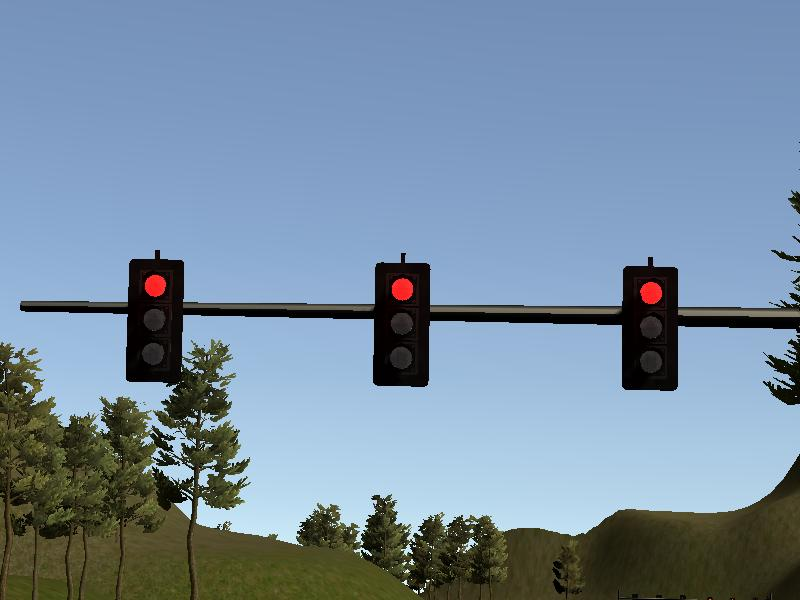
#> input picture ros/src/tl_detector/simbags/0.png, 800 x 600 px; its folder holds only this picture in this run
$ python -i opencv_detector.py   (imports and definitions only)
#> lines starting #> are read from the running program, lines starting #| are printed output that depends on the picture; after the words box and inside, x2 and y2 are one past the last pixel; in counts of white or black regions, pixels touching at a corner belong together
#> further down, picture is the input picture: shape (600, 800, 3); mean B, G, R 160.4, 140.3, 119.1
import cv2
import numpy as np
import math
from styx_msgs.msg import TrafficLight

# [1 line not run here, left out]
best_light_x = 100000.0
best_light_y = 100000.0
delta_light =  100000.0
# Integrators
# [1 line not run here, left out]
rint = 0
yint = 0
gint = 0
uint = 5
colortxt = ['RED', 'YELLOW', 'GREEN', 'BROKEN', 'UNKNOWN']
# [1 line not run here, left out]
frameno = 0
#
# Carla Camera Parameters, calculated by parameter optimization program
#
CameraHeight = 0.5  # Camera height on car
CameraCos =  0.9959 # Uptilt angle cos and sin
CameraSin = -0.09
CameraPan = 0.06
CameraF   = 1049.0 #Camera focal length & pixel adjustments
PanError = 0.16
PanPixels = int(CameraF * PanError)

# [1 line not run here, left out]
rexpected = 7


# [39 lines left out: functions region_of_interest, render_region_of_interest, render_recognized_circles, not called in this run]


def recognize_light(image, lower_range, upper_range):
    ranged_image = cv2.inRange(image, lower_range, upper_range)
    return ranged_image


# [203 lines left out: functions get_hough_circles, recognize_red_light, recognize_green_light, recognize_yellow_light, not called in this run]


def get_canny_edge(weighted_img):
    kernel       = np.ones((5,5), np.uint8)
    kernel_erode = np.ones((3,3), np.uint8)

    erode   = cv2.erode(weighted_img, kernel_erode,iterations = 1)
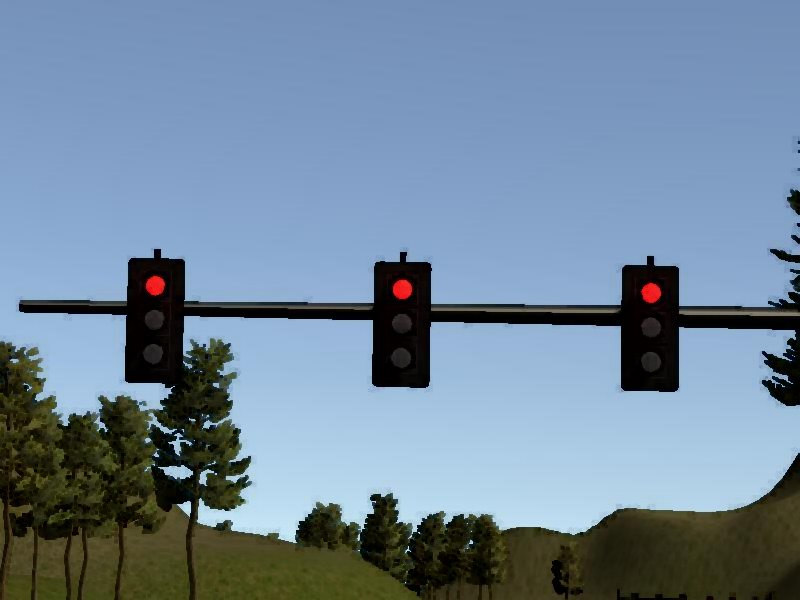
#> erode: shape (600, 800, 3); mean B, G, R 154.1, 134.1, 112.8
    dilated = cv2.dilate(erode,  kernel)
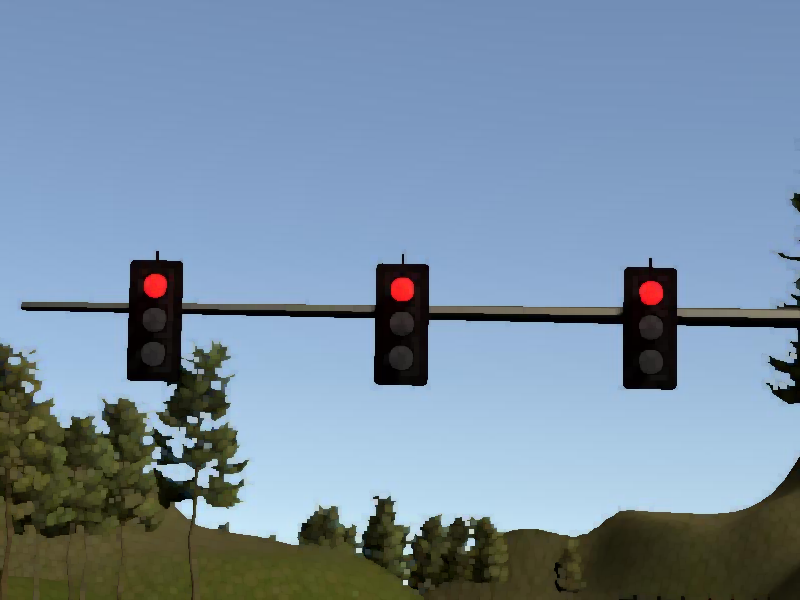
#> dilated: shape (600, 800, 3); mean B, G, R 162.4, 141.8, 120.5
    dilated = cv2.dilate(dilated, kernel)
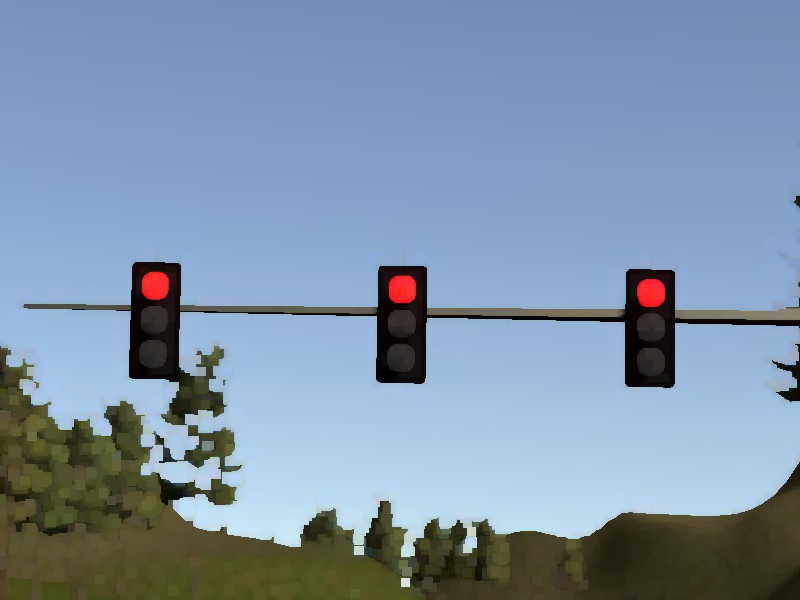
#> dilated: shape (600, 800, 3); mean B, G, R 168.7, 147.3, 125.7
    dilated = cv2.dilate(dilated, kernel)
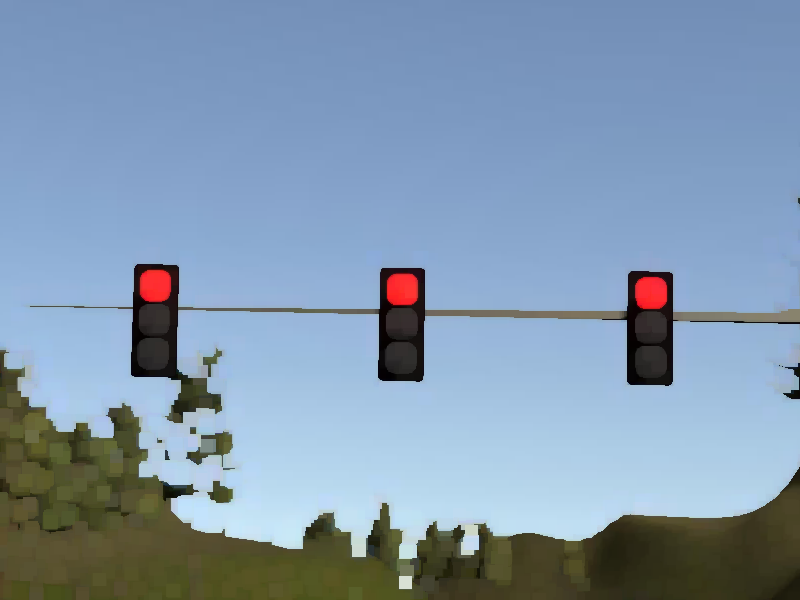
#> dilated: shape (600, 800, 3); mean B, G, R 173.8, 151.6, 129.8

    closed = cv2.morphologyEx(dilated, cv2.MORPH_CLOSE, kernel)

    return cv2.Canny(closed, 50, 70)
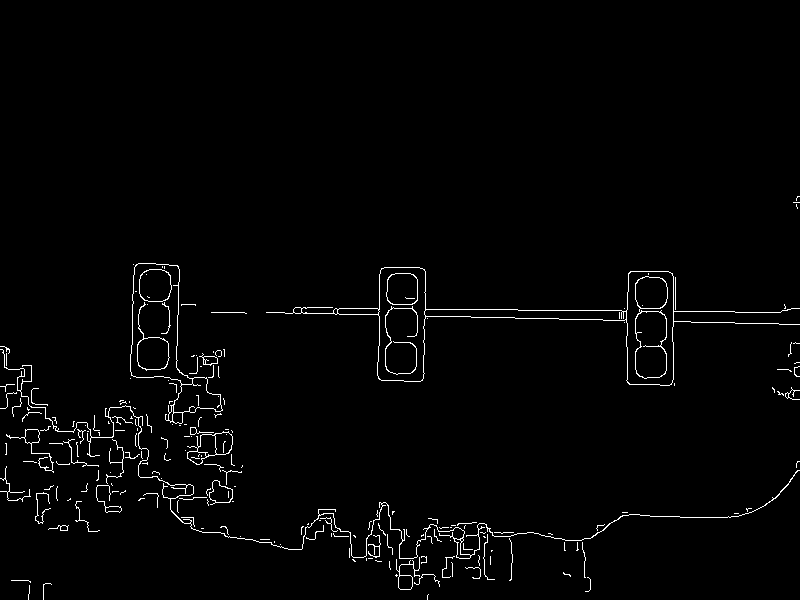
#> returned value: shape (600, 800); 1.7% white in thin lines or dots, all inside (x1, y1, x2, y2) = (0, 196, 800, 600)


# [146 lines left out: function recognize_traffic_lights, not called in this run]

>>> import cv2
>>> picture = cv2.imread('../simbags/0.png')
>>> result = get_canny_edge(picture)

$ run again, on ros/src/tl_detector/simbags/100.png
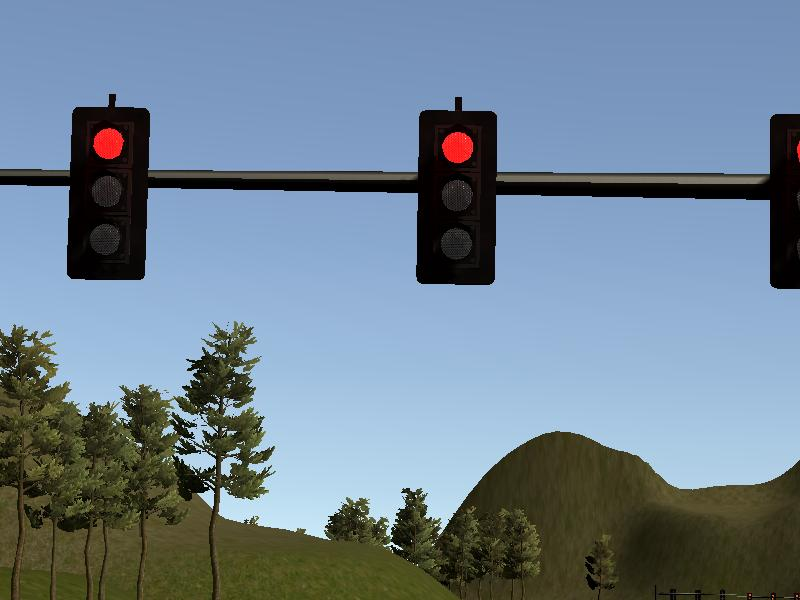
#> input picture ros/src/tl_detector/simbags/100.png, 800 x 600 px
#> picture is the input picture: shape (600, 800, 3); mean B, G, R 145.9, 130.1, 111.7
#> in get_canny_edge, `dilated = cv2.dilate(dilated, kernel)`:
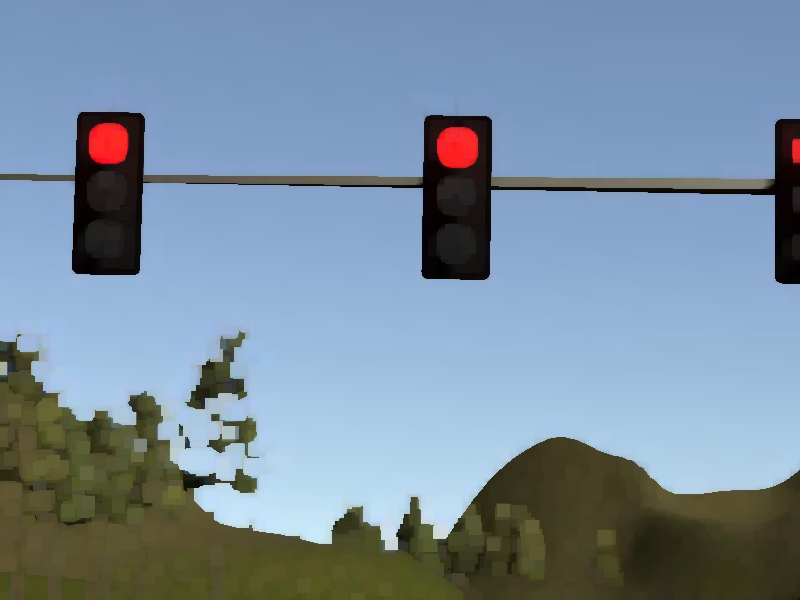
#> dilated: shape (600, 800, 3); mean B, G, R 159.1, 141.2, 122.2
#> in get_canny_edge, `return cv2.Canny(closed, 50, 70)`:
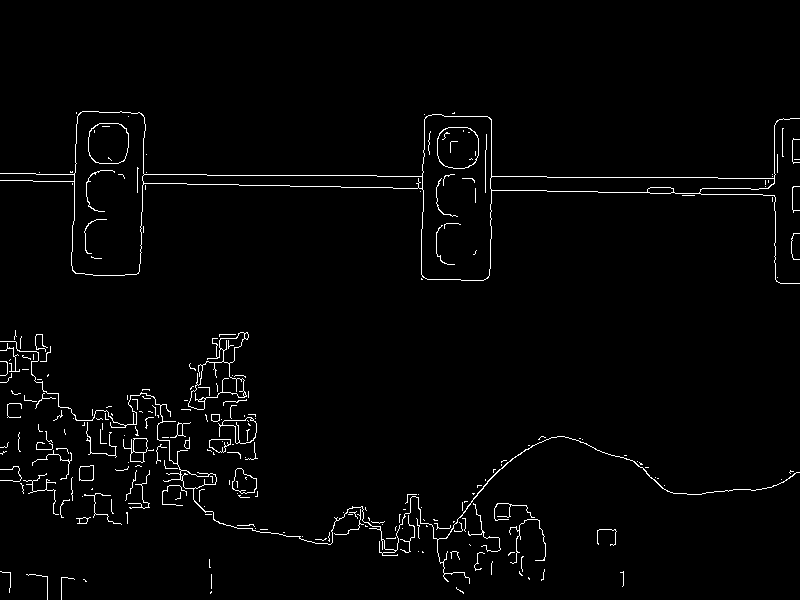
#> returned value: shape (600, 800); 2% white in thin lines or dots, all inside (x1, y1, x2, y2) = (0, 111, 800, 600)

$ run again, on ros/src/tl_detector/simbags/1000.png
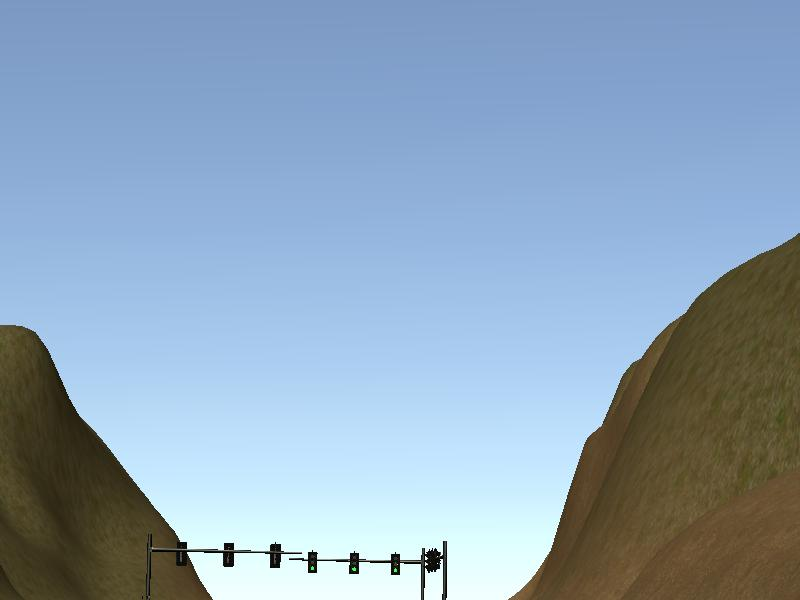
#> input picture ros/src/tl_detector/simbags/1000.png, 800 x 600 px
#> picture is the input picture: shape (600, 800, 3); mean B, G, R 186, 164.6, 141.9
#> in get_canny_edge, `dilated = cv2.dilate(dilated, kernel)`:
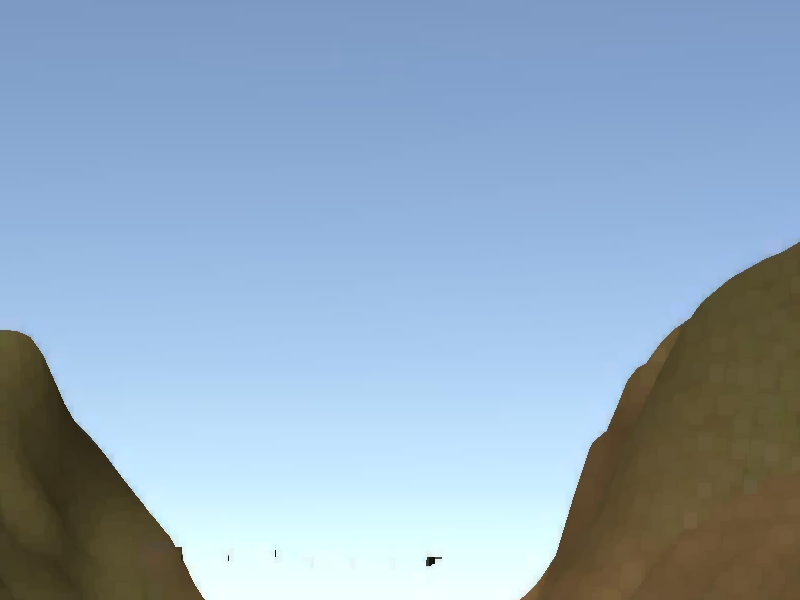
#> dilated: shape (600, 800, 3); mean B, G, R 191, 169, 146
#> in get_canny_edge, `return cv2.Canny(closed, 50, 70)`:
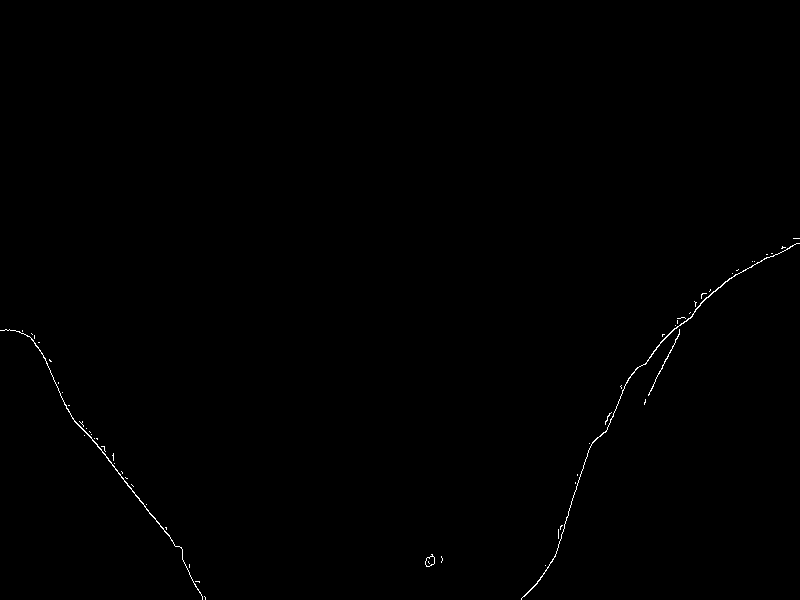
#> returned value: shape (600, 800); 0.27% white in thin lines or dots, all inside (x1, y1, x2, y2) = (0, 238, 800, 600)

$ run again, on ros/src/tl_detector/simbags/1050.png
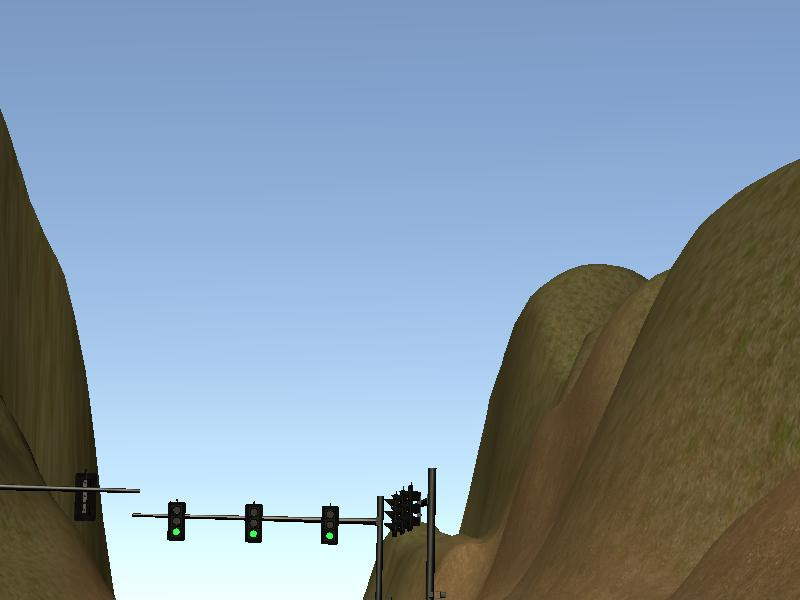
#> input picture ros/src/tl_detector/simbags/1050.png, 800 x 600 px
#> picture is the input picture: shape (600, 800, 3); mean B, G, R 162.3, 147.7, 130.4
#> in get_canny_edge, `dilated = cv2.dilate(dilated, kernel)`:
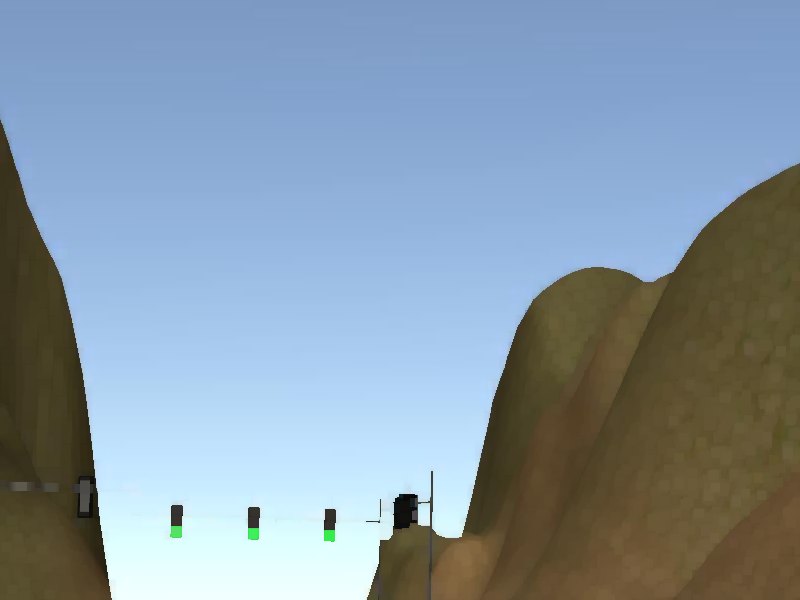
#> dilated: shape (600, 800, 3); mean B, G, R 167, 151.9, 134.1
#> in get_canny_edge, `return cv2.Canny(closed, 50, 70)`:
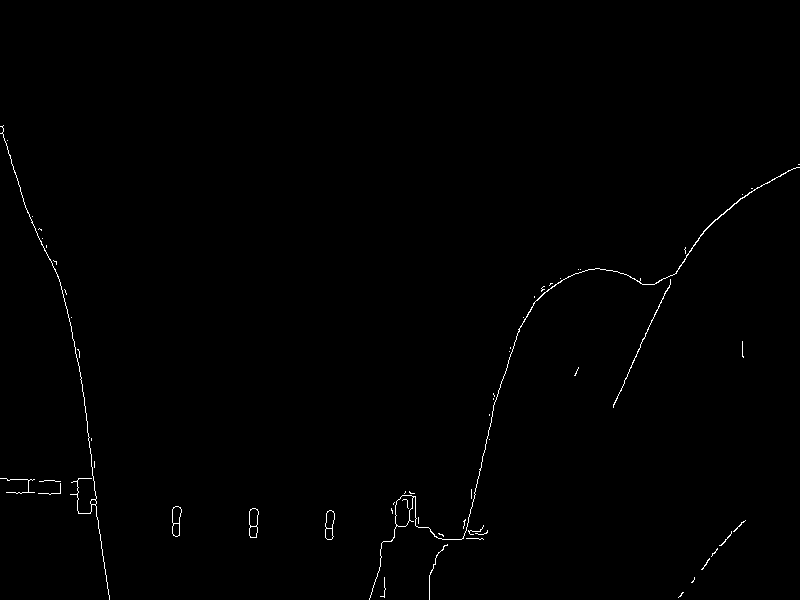
#> returned value: shape (600, 800); 0.5% white in thin lines or dots, all inside (x1, y1, x2, y2) = (0, 125, 800, 600)
